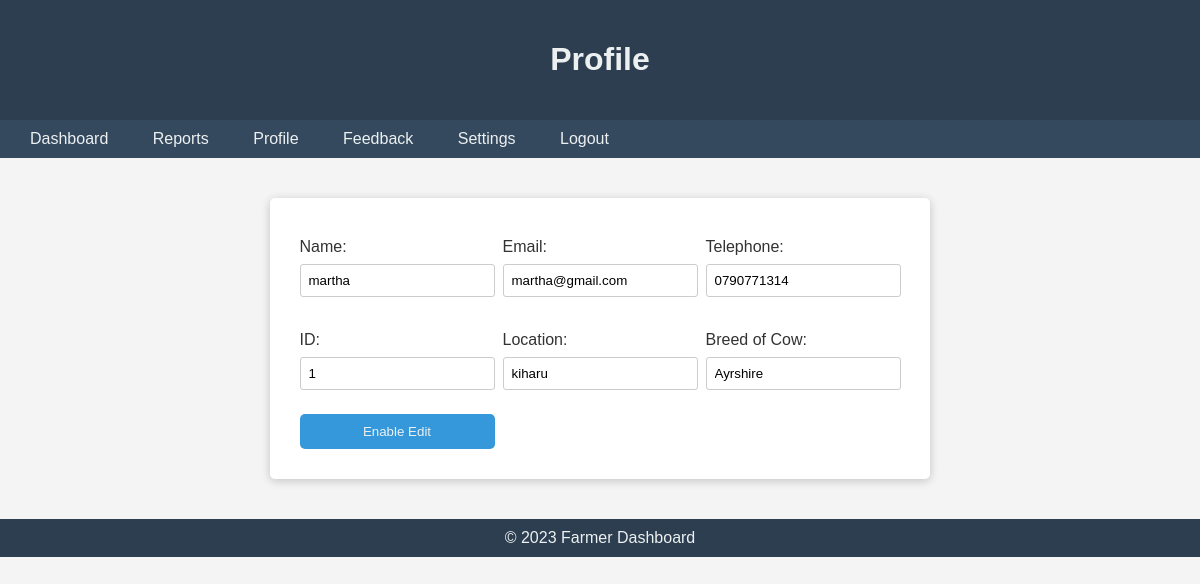
Page /profile.php (signed in) on the committed database.
### tables this page shows
CREATE TABLE `farmers` (
  `id` int(11) NOT NULL,
  `name` varchar(255) NOT NULL,
  `email` varchar(255) NOT NULL,
  `telephone` varchar(20) NOT NULL,
  `location` varchar(255) NOT NULL,
  `breedOfCow` text NOT NULL,
  `password` varchar(20) NOT NULL,
  `created_at` timestamp NOT NULL DEFAULT current_timestamp()
);

### profile.php (the view, shortened to what this page needs)
<?php
$host = "localhost";
$user = "root";
$password = "";
$db = "dairy";
$userID = $_SESSION['user_id'];
$conn = new mysqli($host, $user, $password, $db);
$fetchDetailsQuery = "SELECT id, name, location, breedOfCow, email, telephone FROM farmers WHERE id = ?";
$fetchDetailsStmt = $conn->prepare($fetchDetailsQuery);
$fetchDetailsStmt->bind_param("i", $userID);
$fetchDetailsStmt->execute();
$detailsResult = $fetchDetailsStmt->get_result();
$farmerDetails = $detailsResult->fetch_assoc();
?>
<!DOCTYPE html>
<html lang="en">
<head>
</head>
<body>
    <header>
        <h1>Profile</h1>
    </header>
    <nav>
       <a href="farmerdb.php">Dashboard</a>
        <a href="farmerreports.php">Reports</a>
        <a href="profile.php">Profile</a>
        <a href="feedback.php">Feedback</a>
        <a href="settings.php">Settings</a>
        <a href="logout.php">Logout</a>
    </nav>
    <section>
        <form id="profileForm" method="post" action="<?php echo htmlspecialchars($_SERVER["PHP_SELF"]); ?>">
            <label for="name">Name:</label>
            <label for="email">Email:</label>
            <label for="telephone">Telephone:</label>
            <input type="text" id="name" name="name" value="<?php echo $farmerDetails['name']; ?>" readonly>
            <input type="email" id="email" name="email" value="<?php echo $farmerDetails['email']; ?>" readonly>
            <input type="tel" id="telephone" name="telephone" value="<?php echo $farmerDetails['telephone']; ?>" readonly>
            <label for="id">ID:</label>
            <label for="location">Location:</label>
            <label for="breed">Breed of Cow:</label>
            <input type="text" id="id" name="id" value="<?php echo $farmerDetails['id']; ?>" readonly>
            <input type="text" id="location" name="location" value="<?php echo $farmerDetails['location']; ?>" readonly>
            <input type="text" id="breed" name="breedOfCow" value="<?php echo $farmerDetails['breedOfCow']; ?>" readonly>
            <button type="button" onclick="toggleEdit()">Enable Edit</button>
        </form>
    </section>
    <footer>
        &copy; 2023 Farmer Dashboard
    </footer>
</body>
</html>

### profile.php (style rules this page uses)
body { font-family: Arial, sans-serif; margin: 0; padding: 0; background-color: #f4f4f4; color: #333; }
header { background-color: #2c3e50; padding: 20px; color: #ecf0f1; text-align: center; }
nav { background-color: #34495e; padding: 10px; }
nav a { color: #ecf0f1; text-decoration: none; padding: 10px; margin: 0 10px; }
section { padding: 20px; display: flex; flex-direction: column; justify-content: center; align-items: center; flex-wrap: wrap; }
footer { background-color: #2c3e50; padding: 10px; color: #ecf0f1; text-align: center; }
form { display: grid; grid-template-columns: repeat(3,1fr); gap: .5rem; width: 600px; margin: 20px auto; padding: 30px; background-color: #fff; box-shadow: 0 2px 10px rgba(0, 0, 0, 0.2); border-radius: 5px; justify-content: center; align-items: center; }
label { margin-top: 10px; }
input { padding: 8px; margin-bottom: 16px; border: 1px solid #ccc; border-radius: 3px; transition: border 0.3s; }
button { background-color: #3498db;; color: #ecf0f1; padding: 10px; border: none; cursor: pointer; border-radius: 5px; }

### rows in the picture
farmers: name "martha", email "martha@gmail.com", telephone "0790771314", id "1", location "kiharu", breedOfCow "Ayrshire"
